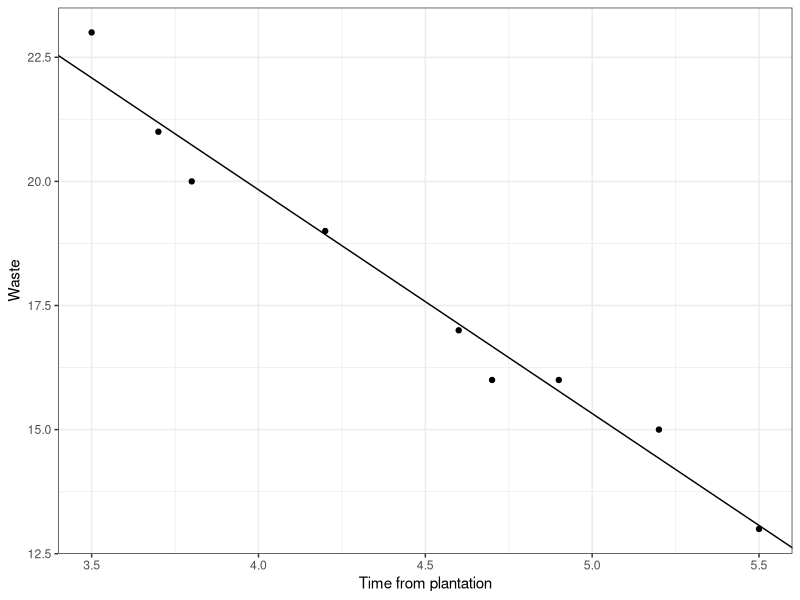

Source code (R):
library(ggplot2);
library(tidyverse);

y <- c(23, 21, 20, 19, 17, 16, 16, 15, 13);
x <- c(3.5, 3.7, 3.8, 4.2, 4.6, 4.7, 4.9, 5.2, 5.5);

df <- data.frame(tempplant = x, waste=y);

g <- ggplot(df, aes(x=tempplant, y=waste)) + geom_point() + labs(x="Time from plantation", y="Waste") + theme_bw();
mod <- lm(waste ~ tempplant, data = df);
g + geom_abline(aes(intercept=coef(mod)[1], slope=coef(mod)[2]))